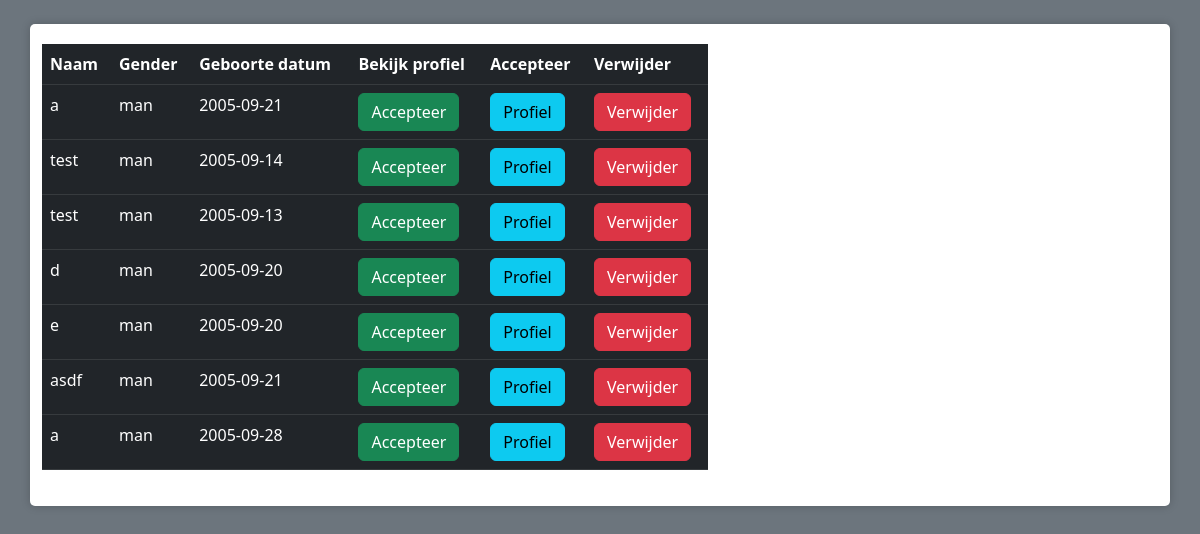
The page /index.php?page=whitelist on the database its author committed.
### tables this page shows
CREATE TABLE `tbl_users` (
  `user_id` int NOT NULL,
  `user_name` varchar(20) NOT NULL,
  `user_lastname` varchar(50) DEFAULT NULL,
  `user_email` varchar(50) NOT NULL,
  `user_password` varchar(300) NOT NULL,
  `user_gender` varchar(5) NOT NULL,
  `user_weight` varchar(3) DEFAULT NULL,
  `user_height` varchar(3) DEFAULT NULL,
  `user_tags` varchar(11) DEFAULT NULL,
  `user_address` varchar(20) NOT NULL,
  `user_dateofbirth` date NOT NULL,
  `user_role` tinyint(1) NOT NULL DEFAULT '0' COMMENT '0=user\r\n1=admin',
  `user_profile` mediumblob,
  `user_whitelisted` tinyint NOT NULL
);

### include/whitelist.inc.php (the view, shortened to what this page needs)
<?php
require 'private/dbconnect.php' ;
$sql = "SELECT * FROM tbl_users WHERE user_whitelisted = 0 AND user_role = 'user'";
$stmt = $conn->prepare($sql);
$stmt->execute();
?>
<br>
<div class="container">
  <div class="row">
    <div class="col-sm">
    <table class="table table-dark">
  <thead>
    <tr>
      <th scope="col">Naam</th>
      <th scope="col">Gender</th>
      <th scope="col">Geboorte datum</th>
      <th scope="col">Bekijk profiel</th>
      <th scope="col">Accepteer</th>
      <th scope="col">Verwijder</th>
    </tr>
  </thead>
  <tbody>
    <?php foreach($stmt as $r){ ?>
    <tr>
      <td><?= $r['user_name'] ?></td>
      <td><?= $r['user_gender'] ?></td>
      <td><?= $r['user_dateofbirth'] ?></td>
      <td>
        <form action="php/accept_user.php" method="post">
            <button type="submit" class="btn btn-success">Accepteer</button>
        </form>
      </td>
      <td>
        <form action="index.php?page=user_profile" method="post">
            <button type="submit" class="btn btn-info">Profiel</button>
        </form>
      </td>
      <td>
        <form action="php/deny_user.php" method="post">
            <button type="submit" class="btn btn-danger">Verwijder</button>
        </form>
      </td>
    </tr>
    <?php } ?>
  </tbody>
</table>
    </div>
  </div>
</div>

### index.php (shortened to what this page needs)
<?php
  if (isset($_GET['page'])) {
    $page = $_GET['page'];
  }
?>
<!DOCTYPE html>
<html>
<head>
  <link href="style/style.css" rel="stylesheet">
  <link href="https://cdn.jsdelivr.net/npm/bootstrap@5.2.3/dist/css/bootstrap.min.css" rel="stylesheet">
</head>
<body class="bg-secondary">
  <?php
    try {
      if (isset($page)) {
        $file = 'include/'.$page.'.inc.php';
        if (file_exists($file)) {
          require_once $file;
        } else {
          header("Location: index.php?page=404");
          exit();
        }
      } else {
        require_once 'include/home.inc.php';
      }
    } catch (\Exception $e) {
      echo '<meta http-equiv="refresh" content="0; url=index.php?page=home" />';
    }
  ?>
</body>
</html>

### style/style.css (style rules this page uses)
body { font-family: Arial, sans-serif; margin: 0; padding: 0; background-color: #6e918c; }
.container { margin: 0 auto; background-color: #fff; padding: 20px; border-radius: 5px; box-shadow: 0 0 10px rgba(0, 0, 0, 0.2); }
.container { display: flex; justify-content: space-between; align-items: center; }

### rows shown on the page
tbl_users: user_name "a", user_gender "man", user_dateofbirth "2005-09-21"
tbl_users: user_name "test", user_gender "man", user_dateofbirth "2005-09-14"
tbl_users: user_name "test", user_gender "man", user_dateofbirth "2005-09-13"
tbl_users: user_name "d", user_gender "man", user_dateofbirth "2005-09-20"
tbl_users: user_name "e", user_gender "man", user_dateofbirth "2005-09-20"
tbl_users: user_name "asdf", user_gender "man", user_dateofbirth "2005-09-21"
tbl_users: user_name "a", user_gender "man", user_dateofbirth "2005-09-28"
